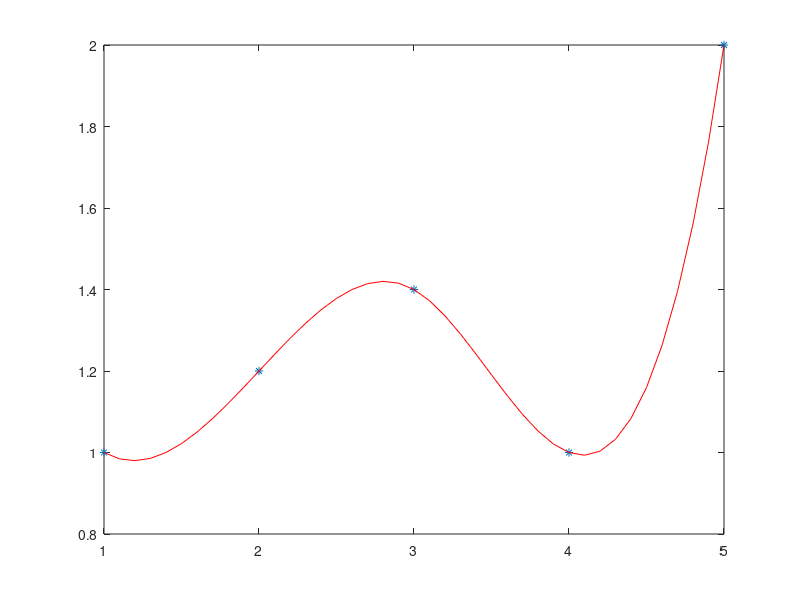

The MATLAB script that drew this image: (Note: this script raises an error after producing the figure.)
clc; close all; clear all;
x=[1 2 3 4 5];
y=[1 1.2 1.4 1 2];
xval=1:0.1:5;
yval=spline(x,y,xval);
plot(x,y,'*');
hold on;
plot(xval,yval,'r');
hold on;
n=length(x);
for i=1:n-1
    h(i)=x(i+1)-x(i);
end
a=natsplinecoef(x,y);

k1=a(2)/2*h(2)-y(1)/h(1)+h(1)*a(1)/6+y(2)/h(1)-h(1)*a(2)/6;
kn=a(4)/2*h(4)-y(4-1)/h(4-1)+h(4-1)*a(4-1)/6+y(4)/h(4-1)-h(4-1)*a(4)/6;


yval2=spline(x, [k1,y,kn],xval);
plot(xval,yval2,'b');
norm(abs(yval-yval2),Inf)